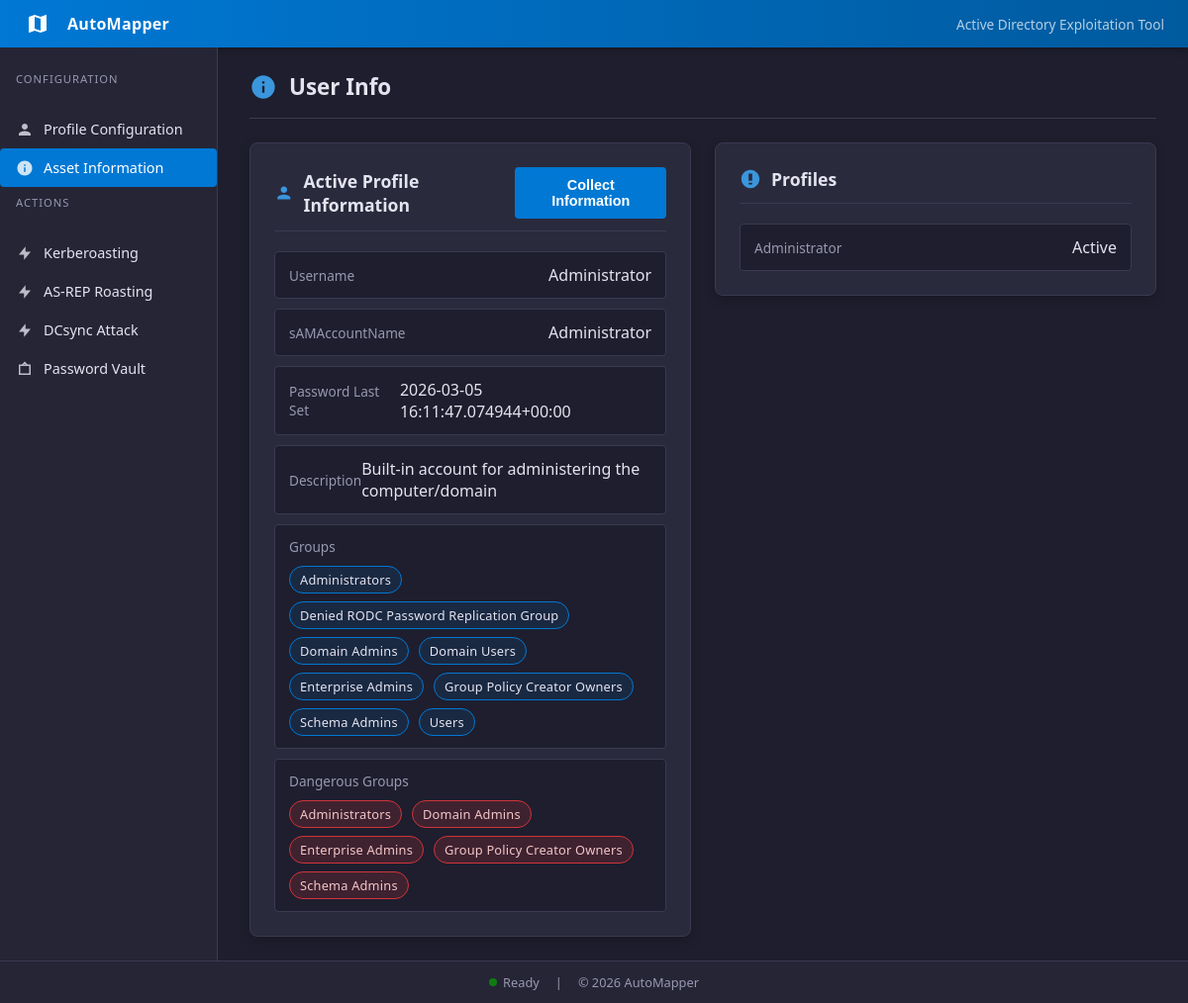
Screenshot of /user-info with the database file from the repository.
### tables this page shows
CREATE TABLE profiles (
    description text,
    name text,
    password text,
    ntlmHash text,
    domain text,
    dc_ip text,
    fqdn text
, username text, dc_fqdn text, profile_description text);

CREATE TABLE users (
    username text,
    description text,
    groups text,
    ntlmHash text,
    kerberosHash text,
    asrepHash text,
    password text,
    lastSet timestamp
, pwdLastSet text);

### app/routes/main.py (the view, shortened to what this page needs)
@main_bp.route("/user-info", methods=["GET", "POST"])
def user_info():
    creds = _get_creds()
    profiles = fetch_profiles()
    active_profile = get_active_profile()
    status_message = None
    error = None
    loaded_user = creds.get("username") if creds else None
    user_info = fetch_user_info(loaded_user) if loaded_user else None
    dangerous_groups = []
    dangerous_group_details = {}
    if user_info and user_info.get("groups"):
        dangerous_groups = find_dangerous_groups_from_text(user_info.get("groups"))
        dangerous_group_details = {
            name: DANGEROUS_GROUP_DETAILS.get(name)
            for name in dangerous_groups
            if DANGEROUS_GROUP_DETAILS.get(name)
        }
    if user_info and user_info.get("pwdLastSet"):
        formatted = filetime_to_datetime(user_info.get("pwdLastSet"))
        if formatted:
            user_info["pwdLastSetDisplay"] = formatted
    return render_template(
        "user_info.html",
        creds=creds,
        profiles=profiles,
        active_profile=active_profile,
        status_message=status_message,
        error=error,
        user_info=user_info,
        dangerous_groups=dangerous_groups,
        dangerous_group_details=dangerous_group_details,
    )

### app/db/database.py (called while the page is built)
def get_db():
    conn = sqlite3.connect(DB_PATH)
    conn.row_factory = sqlite3.Row
    return conn

def _normalize_username(value):
    if not value:
        return value
    return value.split("\\", 1)[-1]

def fetch_profiles():
    conn = get_db()
    try:
        rows = conn.execute(
            """
            SELECT name, username, password, domain, dc_ip, dc_fqdn, profile_description
            FROM profiles
            ORDER BY name
            """
        ).fetchall()
    finally:
        conn.close()
    profiles = {}
    for row in rows:
        profiles[row["name"]] = {
            "username": row["username"],
            "password": row["password"],
            "domain": row["domain"],
            "dc_ip": row["dc_ip"],
            "dc_fqdn": row["dc_fqdn"],
            "profile_description": row["profile_description"],
        }
    return profiles

def get_profile(name):
    conn = get_db()
    try:
        row = conn.execute(
            """
            SELECT name, username, password, domain, dc_ip, dc_fqdn, profile_description
            FROM profiles
            WHERE name = ?
            """,
            (name,),
        ).fetchone()
    finally:
        conn.close()
    if not row:
        return None
    return {
        "username": row["username"],
        "password": row["password"],
        "domain": row["domain"],
        "dc_ip": row["dc_ip"],
        "dc_fqdn": row["dc_fqdn"],
        "profile_description": row["profile_description"],
    }

def get_active_profile():
    conn = get_db()
    try:
        row = conn.execute(
            "SELECT value FROM app_state WHERE key = ?",
            ("active_profile",),
        ).fetchone()
    finally:
        conn.close()
    return row["value"] if row else None

def fetch_user_info(username):
    username = _normalize_username(username)
    if not username:
        return None
    conn = get_db()
    try:
        row = conn.execute(
            """
            SELECT username, description, pwdLastSet, groups
            FROM users
            WHERE username = ?
            """,
            (username,),
        ).fetchone()
    finally:
        conn.close()
    if not row:
        return None
    return {
        "sAMAccountName": row["username"],
        "pwdLastSet": row["pwdLastSet"],
        "description": row["description"],
        "groups": row["groups"],
    }

### app/templates/user_info.html (shortened to what this page needs)
{% extends 'base.html' %}
{% block content %}
<div class="page-header">
  <svg viewBox="0 0 24 24"><path d="M12 2C6.48 2 2 6.48 2 12s4.48 10 10 10 10-4.48 10-10S17.52 2 12 2zm1 15h-2v-6h2v6zm0-8h-2V7h2v2z"/></svg>
  <h1 class="page-title">User Info</h1>
</div>
<div class="card-grid">
  <section class="card">
    <div class="card-header">
      <svg viewBox="0 0 24 24"><path d="M12 12c2.21 0 4-1.79 4-4s-1.79-4-4-4-4 1.79-4 4 1.79 4 4 4zm0 2c-2.67 0-8 1.34-8 4v2h16v-2c0-2.66-5.33-4-8-4z"/></svg>
      <h1>Active Profile Information</h1>
      {% if creds.username %}
      <form method="POST" style="margin-left: auto;">
        <button class="btn" name="action" value="collect" type="submit">
          Collect Information
        </button>
      </form>
      {% endif %}
    </div>
    {% if creds.username %}
    <div class="output">
      <div class="output-row">
        <span class="label">Username</span>
        <span class="value">{{ creds.username }}</span>
      </div>
      <div class="output-row">
        <span class="label">sAMAccountName</span>
        <span class="value">{{ user_info.sAMAccountName if user_info else 'Not available' }}</span>
      </div>
      <div class="output-row">
        <span class="label">Password Last Set</span>
        <span class="value">{{ user_info.pwdLastSetDisplay if user_info and user_info.pwdLastSetDisplay else (user_info.pwdLastSet if user_info else 'Not available') }}</span>
      </div>
      <div class="output-row">
        <span class="label">Description</span>
        <span class="value">{{ user_info.description if user_info else 'Not available' }}</span>
      </div>
      <div class="output-row stacked">
        <span class="label">Groups</span>
        {% if user_info and user_info.groups %}
        <ul class="group-list">
          {% for group in user_info.groups.split(',') %}
          {% set name = group | trim %}
          {% if name %}
          <li>{{ name }}</li>
          {% endif %}
          {% endfor %}
        </ul>
        {% else %}
        <span class="value">Not available</span>
        {% endif %}
      </div>
      <div class="output-row stacked">
        <span class="label">Dangerous Groups</span>
        {% if dangerous_groups %}
        <ul class="group-list dangerous-list">
          {% for group in dangerous_groups %}
          {% set detail = dangerous_group_details.get(group) %}
          <li class="group-pill">
            {{ group }}
          </li>
          {% endfor %}
        </ul>
        {% else %}
        <span class="value">Not available</span>
        {% endif %}
      </div>
    </div>
    {% else %}
    <div class="notice">No user configured yet. Please submit credentials on the <a href="{{ url_for('main.index') }}" style="color: var(--accent-light);">User Configuration</a> page first.</div>
    {% endif %}
  </section>
  <section class="card">
    <div class="card-header">
      <svg viewBox="0 0 24 24"><path d="M12 2C6.48 2 2 6.48 2 12s4.48 10 10 10 10-4.48 10-10S17.52 2 12 2zm-2 14h4v2h-4v-2zm0-10h4v8h-4V6z"/></svg>
      <h1>Profiles</h1>
    </div>
    {% if profiles %}
    <div class="output">
      {% for profile_name in profiles.keys() %}
      <div class="output-row">
        <span class="label">{{ profile_name }}</span>
        <span class="value">{% if active_profile == profile_name %}Active{% else %}Saved{% endif %}</span>
      </div>
      {% endfor %}
    </div>
    {% else %}
    <div class="notice">No profiles saved yet. Create one in <a href="{{ url_for('main.index') }}" style="color: var(--accent-light);">User Configuration</a>.</div>
    {% endif %}
  </section>
</div>
{% endblock %}

### app/static/css/style.css (style rules this page uses)
:root { --bg: #1e1e2e; --sidebar: #252536; --card: #2a2a3d; --text: #e4e4f0; --muted: #9898b0; --accent: #0078d4; --accent-dark: #005a9e; --accent-light: #3a96dd; --success: #107c10; --warning: #ff8c00; --border: #3a3a50; --header-bg: linear-gradient(90deg, #0078d4, #005a9e); }
* { box-sizing: border-box; margin: 0; padding: 0; }
body { font-family: "Segoe UI", system-ui, -apple-system, sans-serif; background: var(--bg); color: var(--text); min-height: 100vh; display: flex; flex-direction: column; }
.page-header { display: flex; align-items: center; gap: 12px; margin-bottom: 24px; padding-bottom: 16px; border-bottom: 1px solid var(--border); }
.page-header svg { width: 28px; height: 28px; fill: var(--accent-light); }
.page-title { font-size: 1.4rem; font-weight: 600; }
.card { background: var(--card); border: 1px solid var(--border); border-radius: 8px; padding: 24px; max-width: 600px; box-shadow: 0 4px 12px rgba(0, 0, 0, 0.2); }
.card-grid { display: grid; grid-template-columns: repeat(2, minmax(0, 1fr)); gap: 24px; align-items: start; }
.card-grid .card { max-width: none; }
.card-header { display: flex; align-items: center; gap: 10px; margin-bottom: 20px; padding-bottom: 12px; border-bottom: 1px solid var(--border); }
.card-header svg { width: 22px; height: 22px; fill: var(--accent-light); }
.card h1 { font-size: 1.1rem; font-weight: 600; }
.btn { background: var(--accent); color: white; border: none; border-radius: 4px; padding: 10px 20px; cursor: pointer; font-weight: 600; font-size: 0.9rem; text-decoration: none; display: inline-flex; align-items: center; gap: 8px; transition: background 0.15s ease; }
.output { display: flex; flex-direction: column; gap: 10px; margin-top: 16px; }
.output-row { display: flex; justify-content: space-between; align-items: center; background: var(--bg); border: 1px solid var(--border); border-radius: 4px; padding: 12px 14px; }
.output-row.stacked { flex-direction: column; align-items: flex-start; gap: 10px; }
.output-row .label { color: var(--muted); font-size: 0.85rem; }
.output-row .value { color: var(--text); font-weight: 500; }
.group-list { list-style: none; padding: 0; margin: 0; display: flex; flex-wrap: wrap; gap: 8px 10px; }
.group-list li { background: rgba(0, 120, 212, 0.12); border: 1px solid var(--accent); color: var(--text); padding: 4px 10px; border-radius: 999px; font-size: 0.8rem; letter-spacing: 0.2px; }
.group-list.dangerous-list li { background: rgba(209, 52, 56, 0.18); border-color: #d13438; color: #f3c6c7; }
.group-pill { position: relative; cursor: help; }

### rows the page displays
profiles: username "Administrator", name "Administrator", shows "Active"
users: username "Administrator", pwdLastSet "2026-03-05 16:11:47.074944+00:00", description "Built-in account for administering the computer/domain"

### other values shown
{{ name }} "Administrators" "Denied RODC Password Replication Group" "Domain Admins" "Domain Users" "Enterprise Admins" "Group Policy Creator Owners" "Schema Admins" "Users"
{{ group }} "Administrators" "Domain Admins" "Enterprise Admins" "Group Policy Creator Owners" "Schema Admins"
